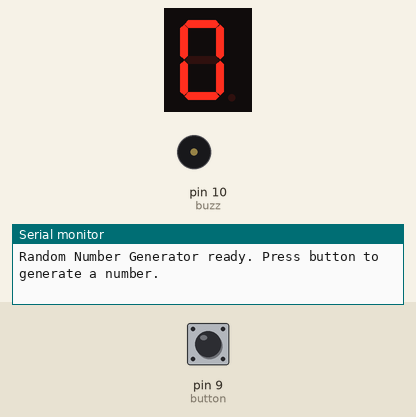
This sketch was run on a simulated Arduino Nano, built with avr-gcc and run on an emulated ATmega328P. On the bench: 1-digit seven-segment display, buzzer (waves = sounding, pin HIGH), the last lines printed to the serial monitor. Wiring (inferred from the names in the program): 1-digit 7-segment display, segments lit when HIGH: segments pin 4, pin 5, pin 8, pin 7, pin 6, pin 3, pin 2. Inputs (shaded band) come from the test bench; at power-on: pin 9 (button) HIGH. Random numbers use the default seed unless the sketch sets one; the segment pins are drawn as the display they are named for; pins used as bus, display or sensor lines are not drawn.

Above: at 1.2 s.
1.3 s: pin 9 (button) pulled LOW for 0.15 s
At 2.05 s:
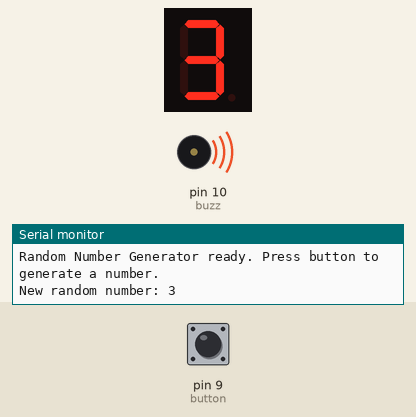
At 3.0 s:
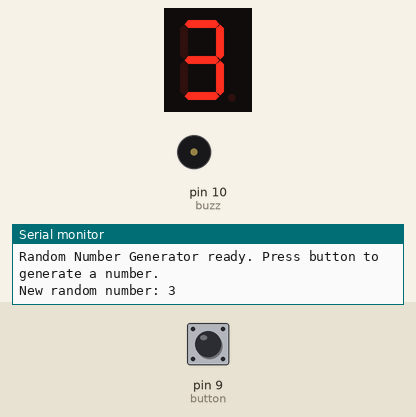
Timing chart, 0 to 4.5 s (numbered marks = the images above; inputs shaded):
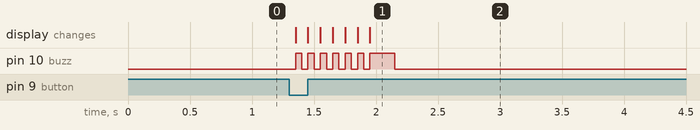

Measured:
- after the input at 1.3 s, pin 10 (buzz): goes 6 × (HIGH 0.05 s, LOW 0.05 s), HIGH 0.20 s, then LOW, starting after 0.05 s; the display: first changes after 0.05 s (image 1 shows a later state)

The sketch:

Arduino_Nano_Shake_Dice.ino
```cpp
/*

OBJECTIVE 1.3: Generate a random number (1-6) and display it on a 7-segment display
until the button is pressed again to generate a new number.
Common Cathode 7 segment display used
Common Cathode is connected to Arduino Nano'a GND pin using a 1 ohm resistance

pin numbering the different segments of the 7 segment LED display

_____a/4____
|           |
|           |
f/3         b/5
|           |
|____g/2____|
|           |
|           |
e/6         c/8
|           |
|____d/7____|

NOTE: The toggle button is the tilt switch module

*/

const int a = 4;
const int b = 5;
const int c = 8;
const int d = 7;
const int e = 6;
const int f = 3;
const int g = 2;

// switch case variable num
int num = 0;

// pin numbering of push button
const int button = 9;

// pin numbering of buzzer
const int buzz = 10;

// Variables for button press handling
int lastButtonState = HIGH;  // Previous state of the button (start with unpressed)
int buttonState;             // Current state of the button
unsigned long lastDebounceTime = 0;  // To handle debounce
unsigned long debounceDelay = 50;    // Debounce delay in milliseconds

// setup function
void setup()
{
  // Set pinMode of all the 7-segment pins from 2 to 8 as output
  for(int i = 2; i <= 8; i++)
  {
    pinMode(i, OUTPUT);
  }

  randomSeed(analogRead(A0));

  // Set pinMode of buzzer as output and button as input
  pinMode(buzz, OUTPUT);
  pinMode(button, INPUT_PULLUP);  // Use internal pull-up resistor

  // Serial monitor for debugging
  Serial.begin(9600);
  Serial.println("Random Number Generator ready. Press button to generate a number.");

  // Display initial number (0) on the 7-segment display
  zero();
}

// loop function
void loop()
{
  // Read the current state of the button
  int reading = digitalRead(button);

  // Check if the button state has changed (i.e., pressed or released)
  if (reading != lastButtonState) {
    lastDebounceTime = millis();  // Reset debounce timer
  }

  // Check if enough time has passed since the last state change (debouncing)
  if ((millis() - lastDebounceTime) > debounceDelay) {
    // Only change the button state if it is different
    if (reading != buttonState) {
      buttonState = reading;

      // If the button has been pressed (button state goes LOW)
      if (buttonState == LOW) {
        // Generate a new random number between 1 and 6
        num = (random() % 6) + 1;
        Serial.print("New random number: ");
        Serial.println(num);

        //loading screen
        loading();

        // Display the number on the 7-segment display
        displayNumber(num);

        // Play a beep sound using the buzzer
        digitalWrite(buzz, HIGH);
        delay(200);
        digitalWrite(buzz, LOW);
      }
    }
  }

  // Save the current state for the next loop iteration
  lastButtonState = reading;
}


//Function to display a loading animation and sound before showing the random number
void loading()
{
  one();
  digitalWrite(buzz, HIGH);
  delay(50);
  digitalWrite(buzz,LOW);delay(50);
  two();
  digitalWrite(buzz, HIGH);
  delay(50);
  digitalWrite(buzz,LOW);delay(50);
  three();
  digitalWrite(buzz, HIGH);
  delay(50);
  digitalWrite(buzz,LOW);delay(50);
  four();
  digitalWrite(buzz, HIGH);
  delay(50);
  digitalWrite(buzz,LOW);delay(50);
  five();
  digitalWrite(buzz, HIGH);
  delay(50);
  digitalWrite(buzz,LOW);delay(50);
  six();
  digitalWrite(buzz, HIGH);
  delay(50);
  digitalWrite(buzz,LOW);delay(50);

}


// Function to display a number on the 7-segment display
void displayNumber(int num) {
  switch(num) {
    case 1:
      one();
      break;
    case 2:
      two();
      break;
    case 3:
      three();
      break;
    case 4:
      four();
      break;
    case 5:
      five();
      break;
    case 6:
      six();
      break;
    default:
      zero();  // Fallback to displaying zero if needed
      break;
  }
}

// Functions to display digits on the 7-segment display
void zero() {
   digitalWrite(a, HIGH);
   digitalWrite(b, HIGH);
   digitalWrite(c, HIGH);
   digitalWrite(d, HIGH);
   digitalWrite(e, HIGH);
   digitalWrite(f, HIGH);
   digitalWrite(g, LOW);
}

void one() {
   digitalWrite(a, LOW);
   digitalWrite(b, HIGH);
   digitalWrite(c, HIGH);
   digitalWrite(d, LOW);
   digitalWrite(e, LOW);
   digitalWrite(f, LOW);
   digitalWrite(g, LOW);
}

void two() {
   digitalWrite(a, HIGH);
   digitalWrite(b, HIGH);
   digitalWrite(c, LOW);
   digitalWrite(d, HIGH);
   digitalWrite(e, HIGH);
   digitalWrite(f, LOW);
   digitalWrite(g, HIGH);
}

void three() {
   digitalWrite(a, HIGH);
   digitalWrite(b, HIGH);
   digitalWrite(c, HIGH);
   digitalWrite(d, HIGH);
   digitalWrite(e, LOW);
   digitalWrite(f, LOW);
   digitalWrite(g, HIGH);
}

void four() {
   digitalWrite(a, LOW);
   digitalWrite(b, HIGH);
   digitalWrite(c, HIGH);
   digitalWrite(d, LOW);
   digitalWrite(e, LOW);
   digitalWrite(f, HIGH);
   digitalWrite(g, HIGH);
}

void five() {
   digitalWrite(a, HIGH);
   digitalWrite(b, LOW);
   digitalWrite(c, HIGH);
   digitalWrite(d, HIGH);
   digitalWrite(e, LOW);
   digitalWrite(f, HIGH);
   digitalWrite(g, HIGH);
}

void six() {
   digitalWrite(a, HIGH);
   digitalWrite(b, LOW);
   digitalWrite(c, HIGH);
   digitalWrite(d, HIGH);
   digitalWrite(e, HIGH);
   digitalWrite(f, HIGH);
   digitalWrite(g, HIGH);
}
```
